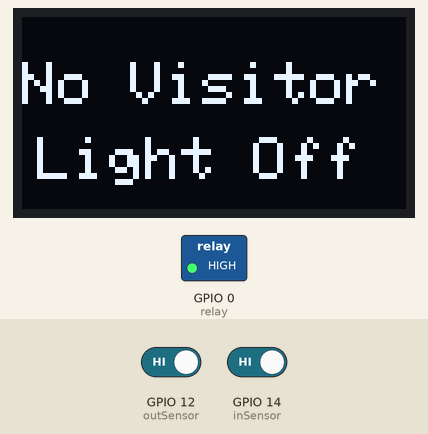
This sketch was run on a simulated ESP8266 (NodeMCU). On the bench: 128×64 one-colour display, switched loads named in the sketch (green lamp = pin HIGH). Inputs (shaded band) come from the test bench; at power-on: GPIO 14 (inSensor) HIGH, GPIO 12 (outSensor) HIGH. WiFi joins after 1.5 s; servers stay silent unless stated; what the sketch prints to the serial monitor is not drawn.

Above: at 9.0 s.
9.1 s: GPIO 14 (inSensor) driven LOW
At 11.4 s:
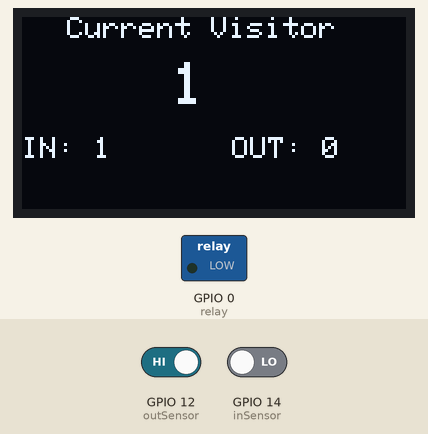
14.1 s: GPIO 12 (outSensor) driven LOW
At 17.5 s:
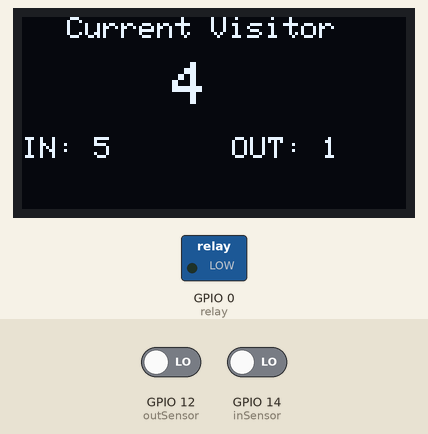
19.1 s: GPIO 12 (outSensor) driven HIGH
At 20.6 s:
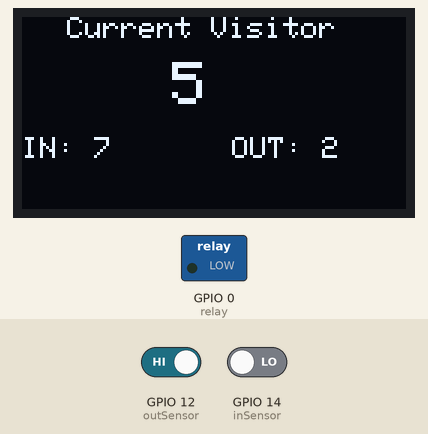
23.1 s: GPIO 12 (outSensor) driven LOW
At 23.7 s:
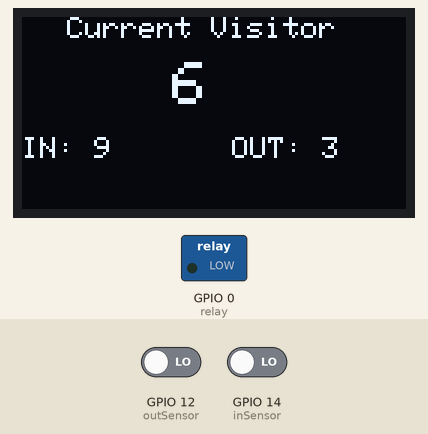
26.1 s: GPIO 14 (inSensor) driven HIGH
At 26.7 s:
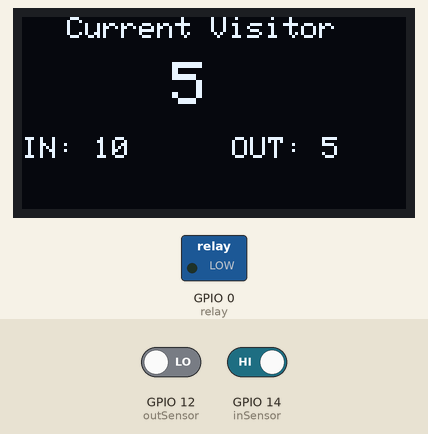
29.2 s: GPIO 14 (inSensor) driven LOW
At 29.8 s:
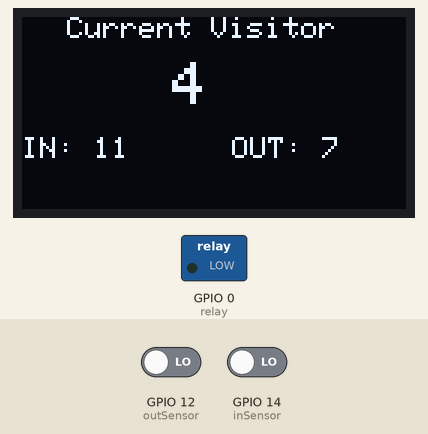
Timing chart, 0 to 32.2 s (numbered marks = the images above; inputs shaded):
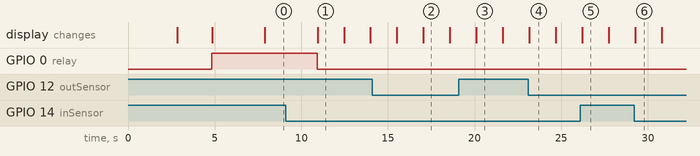

Measured:
- after the input at 9.1 s, GPIO 0 (relay): HIGH → LOW after 1.8 s; the display: changes after 1.8 s (image 1)
- what the display in image 1 shows lasts 1.6 s, from 10.9 s to 12.5 s

The sketch:

Bidi_count.ino
```cpp
#define BLYNK_TEMPLATE_ID "TMPL33O-rOmEq"
#define BLYNK_TEMPLATE_NAME "IOT VISITOR"
#define BLYNK_AUTH_TOKEN "93upXQI6UmuVy_l73KOTtx7UqEem91hT"


#include <Wire.h>
#include <Adafruit_GFX.h>
#include <Adafruit_SSD1306.h>
#include <Blynk.h>
#include <ESP8266WiFi.h>
#include <BlynkSimpleEsp8266.h>


#define SCREEN_WIDTH 128    // OLED display width, in pixels
#define SCREEN_HEIGHT 64    // OLED display height, in pixels
#define OLED_RESET 13       // Reset pin # (or -1 if sharing Arduino reset pin)
Adafruit_SSD1306 display(SCREEN_WIDTH, SCREEN_HEIGHT, &Wire, OLED_RESET);

char auth[] = "your-auth-code";
char ssid[] = "youwifipass";                       // Your WiFi credentials.
char pass[] = "yourwificode";

#define inSensor 14 //D5
#define outSensor 12 //D6

int inStatus;
int outStatus;

int countin = 0;
int countout = 0;

int in;
int out;
int now;

#define relay 0 //D3

void setup()
{
  Serial.begin(115200);
  Blynk.begin(auth, ssid, pass);
  delay(1000);  // wait a second
  display.begin(SSD1306_SWITCHCAPVCC, 0x3C); //initialize with the I2C addr 0x3C (128x64)
  delay(2000);
  pinMode(inSensor, INPUT);
  pinMode(outSensor, INPUT);
  pinMode(relay, OUTPUT);
  digitalWrite(relay, HIGH);

  Serial.println("Visitor Counter Demo");
  display.clearDisplay();
  display.setTextSize(2);
  display.setTextColor(WHITE);
  display.setCursor(20, 20);
  display.print("Visitor");
  display.setCursor(20, 40);
  display.print("Counter");
  display.display();
  delay(3000);
}

void loop()
{
  Blynk.run(); // Initiates Blynk
  inStatus =  digitalRead(inSensor);
  outStatus = digitalRead(outSensor);
  if (inStatus == 0)
  {
    in = countin++;
  }

  if (outStatus == 0)
  {
    out = countout++;
  }

  now = in - out;

  if (now <= 0)
  {
    digitalWrite(relay, HIGH);
    display.clearDisplay();
    display.setTextSize(2);
    display.setTextColor(WHITE);
    display.setCursor(0, 15);
    display.print("No Visitor");
    display.setCursor(5, 40);
    display.print("Light Off");
    display.display();
    Serial.println("No Visitors! Light Off");
    delay(500);
  }
  else
  {
    digitalWrite(relay, LOW);

    display.clearDisplay();
    display.setTextColor(WHITE);

    display.setTextSize(1);
    display.setCursor(15, 0);
    display.print("Current Visitor");
    display.setTextSize(2);
    display.setCursor(50, 15);
    display.print(now);

    display.setTextSize(1);
    display.setCursor(0, 40);
    display.print("IN: ");
    display.print(in);

    display.setTextSize(1);
    display.setCursor(70, 40);
    display.print("OUT: ");
    display.print(out);

    display.display();
    Serial.print("Current Visitor: ");
    Serial.println(now);
    Serial.print("IN: ");
    Serial.println(in);
    Serial.print("OUT: ");
    Serial.println(out);
    delay(500);
  }
  Blynk.virtualWrite(V1, in); // Visitors In
  Blynk.virtualWrite(V2, out); // Visitors Out
  Blynk.virtualWrite(V3, now); // Current Visitors
  delay(1000);
}
```
